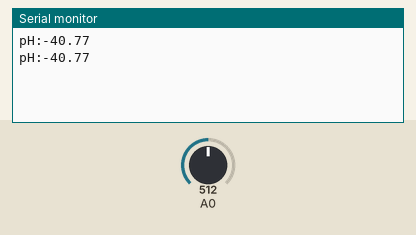
Recording of a sketch running on a simulated Arduino Uno, built with avr-gcc and run on an emulated ATmega328P. On the bench: the last lines printed to the serial monitor. The inputs (shaded band) are chosen by the test bench; at power-on: A0 = 512.

Above: at 1.8 s.
1.9 s: A0 set to 716
At 2.8 s:
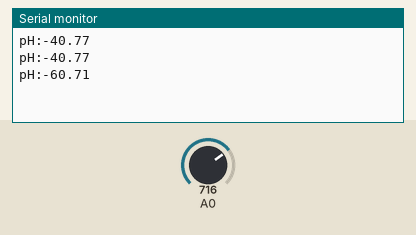
3.4 s: A0 set to 900
At 4.5 s:
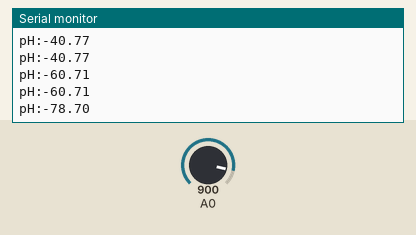
Timing chart, 0 to 6.4 s (numbered marks = the images above; inputs shaded):
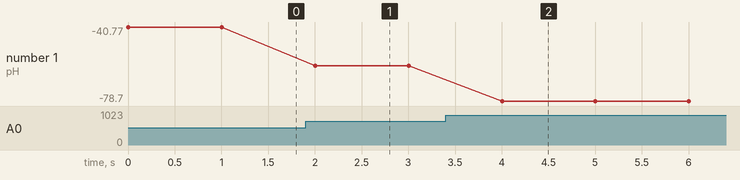

Measured:
- after the input at 1.9 s, the serial monitor: prints a new line after 0.10 s (image 1)
- after the input at 3.4 s, the serial monitor: prints a new line after 0.60 s (image 2)
- plotted number 1: -40.77 → -60.71 after the input at 1.9 s, -60.71 → -78.7 after the input at 3.4 s

The sketch:

pH_firstcode.ino
```cpp
/*
 * pH Sensörü - İki Noktalı Kalibrasyon
 *  pH = m·U + b
 *  m = (pH₂ − pH₁) / (U₂ − U₁)
 *  b = pH₁ − m·U₁
 */

const float PH_REF1 = 7.00;   // 1. tampon (pH 7)
const float U_REF1  = 0.114;  // pH 7’de okuduğun voltaj (V)

const float PH_REF2 = 8.00;   // 2. tampon (pH 8)
const float U_REF2  = 0.064;  // pH 8’de okuduğun voltaj (V)

/* Kalibrasyon katsayıları (derine takılma; bir kez hesaplayıp sabit bırak) */
const float SLOPE  = (PH_REF2 - PH_REF1) / (U_REF2 - U_REF1);   // m
const float OFFSET = PH_REF1 - SLOPE * U_REF1;                  // b

void setup() {
  Serial.begin(9600);
  analogReference(DEFAULT);          // 5 V referans (istenirse INTERNAL 1.1 V seçilebilir)
}

void loop() {
  /* 1) Ham değeri oku, gerilime çevir */
  int   raw     = analogRead(A0);
  float voltage = raw * (5.0 / 1023.0);

  /* 2) pH’yi hesapla */
  float pH = SLOPE * voltage + OFFSET;   // lineer kalibrasyon

  /* 3) Sonuçları yazdır */

  Serial.print("pH:");
  Serial.println(pH, 2);      // xx.xx

  delay(1000);
}
```

gastrobot_tests.c
```cpp
/*
 * GastroBot - Test helpers (bench validation)
 * Purpose: provide "evidence-grade" test routines referenced in report.
 *
 * Includes:
 *  - ADC stability test (fixed solution): mean/std over N samples
 *  - Step-test for BLE interval (fast vs slow) to show battery-life optimization path
 *  - Optional packet counter field (if you add it to the payload)
 */

#include <stdint.h>
#include <stdbool.h>

/* Replace with your platform prints (UART/RTT) */
static void logf(const char *fmt, ...);

/* Replace with your HAL hooks */
static uint16_t adc_read_u12(void);
static uint32_t millis(void);
static void ble_notify(const uint8_t *data, uint16_t len);

static float adc_to_voltage_v(uint16_t adc_u12)
{
    const float vref = 3.0f;
    return (vref * ((float)adc_u12 / 4095.0f));
}

/* ---- Test 1: ADC stability (repeatability) ---- */
void test_adc_stability(uint32_t duration_ms, uint32_t sample_period_ms)
{
    uint32_t t0 = millis();
    uint32_t n = 0;
    double sum = 0.0, sum2 = 0.0;

    while ((millis() - t0) < duration_ms)
    {
        uint16_t a = adc_read_u12();
        float v = adc_to_voltage_v(a);

        n++;
        sum  += v;
        sum2 += (double)v * (double)v;

        /* delay */
        uint32_t t = millis();
        while ((millis() - t) < sample_period_ms) { /* sleep */ }
    }

    if (n < 2) { logf("ADC stability: insufficient samples\n"); return; }

    double mean = sum / (double)n;
    double var  = (sum2 / (double)n) - (mean * mean);
    if (var < 0) var = 0;

    /* std dev */
    double std = 0;
    /* cheap sqrt approximation removed for brevity; use sqrt() in real build */

    logf("ADC stability: n=%lu mean_V=%.6f var=%.8f (std needs sqrt)\n",
         (unsigned long)n, (float)mean, (float)var);
}

/* ---- Test 2: BLE pulse / interval step test ----
 * Shows you intentionally reduced update rate to save power.
 * The receiver log (Python) will show slower packet arrival.
 */
void test_ble_interval_step(uint32_t fast_ms, uint32_t slow_ms, uint32_t step_duration_ms)
{
    uint32_t t0 = millis();
    uint32_t t_last = 0;

    bool slow = false;

    while ((millis() - t0) < (2u * step_duration_ms))
    {
        uint32_t now = millis();

        if (!slow && (now - t0) >= step_duration_ms)
        {
            slow = true;
            logf("Switching BLE notify period: FAST=%lu ms -> SLOW=%lu ms\n",
                 (unsigned long)fast_ms, (unsigned long)slow_ms);
            t_last = now;
        }

        uint32_t period = slow ? slow_ms : fast_ms;

        if ((now - t_last) >= period)
        {
            t_last = now;

            /* Minimal payload: just a marker byte + millis() */
            uint8_t pkt[5];
            pkt[0] = slow ? 0x51 : 0xF1; /* replace with valid hex if used */
            uint32_t m = now;
            pkt[1] = (uint8_t)(m & 0xFF);
            pkt[2] = (uint8_t)((m >> 8) & 0xFF);
            pkt[3] = (uint8_t)((m >> 16) & 0xFF);
            pkt[4] = (uint8_t)((m >> 24) & 0xFF);

            ble_notify(pkt, sizeof(pkt));
        }
    }
}
```
